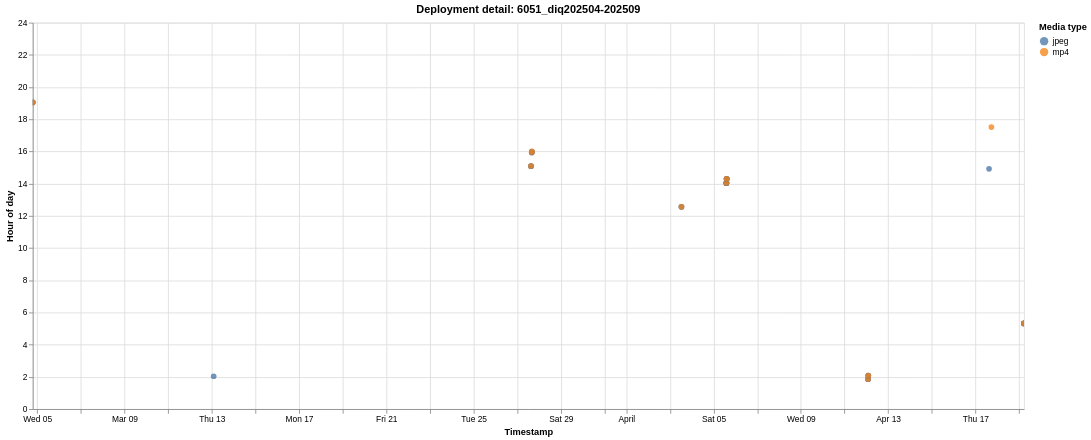

Write the Vega-Lite specification saved for this chart.
### Vega-Lite specification from a JSON file in a GitHub repository (floating-point values rounded to 4 significant figures)
{"$schema": "https://vega.github.io/schema/vega-lite/v6.1.0.json", "config": {"view": {"continuousHeight": 300, "continuousWidth": 300}}, "data": {"name": "data-df70888153808ba8254d4bfa52787469"}, "datasets": {"data-df70888153808ba8254d4bfa52787469": [{"deployment": "6051_diq202504-202509", "deployment_order": 34, "event_index": 0, "hour_of_day": 19.04, "media_type": "jpeg", "timestamp": "2025-03-04T19:02:39"}, {"deployment": "6051_diq202504-202509", "deployment_order": 34, "event_index": 1, "hour_of_day": 19.04, "media_type": "jpeg", "timestamp": "2025-03-04T19:02:40"}, {"deployment": "6051_diq202504-202509", "deployment_order": 34, "event_index": 2, "hour_of_day": 19.05, "media_type": "mp4", "timestamp": "2025-03-04T19:02:58"}, {"deployment": "6051_diq202504-202509", "deployment_order": 34, "event_index": 3, "hour_of_day": 2.04, "media_type": "jpeg", "timestamp": "2025-03-13T02:02:24"}, {"deployment": "6051_diq202504-202509", "deployment_order": 34, "event_index": 4, "hour_of_day": 15.09, "media_type": "jpeg", "timestamp": "2025-03-27T15:05:12"}, {"deployment": "6051_diq202504-202509", "deployment_order": 34, "event_index": 5, "hour_of_day": 15.09, "media_type": "jpeg", "timestamp": "2025-03-27T15:05:13"}, {"deployment": "6051_diq202504-202509", "deployment_order": 34, "event_index": 6, "hour_of_day": 15.09, "media_type": "mp4", "timestamp": "2025-03-27T15:05:32"}, {"deployment": "6051_diq202504-202509", "deployment_order": 34, "event_index": 7, "hour_of_day": 15.94, "media_type": "jpeg", "timestamp": "2025-03-27T15:56:23"}, {"deployment": "6051_diq202504-202509", "deployment_order": 34, "event_index": 8, "hour_of_day": 15.94, "media_type": "jpeg", "timestamp": "2025-03-27T15:56:24"}, {"deployment": "6051_diq202504-202509", "deployment_order": 34, "event_index": 9, "hour_of_day": 15.95, "media_type": "mp4", "timestamp": "2025-03-27T15:56:44"}, {"deployment": "6051_diq202504-202509", "deployment_order": 34, "event_index": 10, "hour_of_day": 16.0, "media_type": "jpeg", "timestamp": "2025-03-27T15:59:56"}, {"deployment": "6051_diq202504-202509", "deployment_order": 34, "event_index": 11, "hour_of_day": 16.0, "media_type": "mp4", "timestamp": "2025-03-27T16:00:16"}, {"deployment": "6051_diq202504-202509", "deployment_order": 34, "event_index": 12, "hour_of_day": 12.56, "media_type": "jpeg", "timestamp": "2025-04-03T12:33:39"}, {"deployment": "6051_diq202504-202509", "deployment_order": 34, "event_index": 13, "hour_of_day": 12.56, "media_type": "jpeg", "timestamp": "2025-04-03T12:33:40"}, {"deployment": "6051_diq202504-202509", "deployment_order": 34, "event_index": 14, "hour_of_day": 12.57, "media_type": "mp4", "timestamp": "2025-04-03T12:33:58"}, {"deployment": "6051_diq202504-202509", "deployment_order": 34, "event_index": 15, "hour_of_day": 14.03, "media_type": "jpeg", "timestamp": "2025-04-05T14:02:04"}, {"deployment": "6051_diq202504-202509", "deployment_order": 34, "event_index": 16, "hour_of_day": 14.03, "media_type": "jpeg", "timestamp": "2025-04-05T14:02:05"}, {"deployment": "6051_diq202504-202509", "deployment_order": 34, "event_index": 17, "hour_of_day": 14.04, "media_type": "mp4", "timestamp": "2025-04-05T14:02:24"}, {"deployment": "6051_diq202504-202509", "deployment_order": 34, "event_index": 18, "hour_of_day": 14.04, "media_type": "jpeg", "timestamp": "2025-04-05T14:02:40"}, {"deployment": "6051_diq202504-202509", "deployment_order": 34, "event_index": 19, "hour_of_day": 14.04, "media_type": "jpeg", "timestamp": "2025-04-05T14:02:41"}, {"deployment": "6051_diq202504-202509", "deployment_order": 34, "event_index": 20, "hour_of_day": 14.05, "media_type": "mp4", "timestamp": "2025-04-05T14:03:00"}, {"deployment": "6051_diq202504-202509", "deployment_order": 34, "event_index": 21, "hour_of_day": 14.28, "media_type": "jpeg", "timestamp": "2025-04-05T14:17:01"}, {"deployment": "6051_diq202504-202509", "deployment_order": 34, "event_index": 22, "hour_of_day": 14.28, "media_type": "jpeg", "timestamp": "2025-04-05T14:17:02"}, {"deployment": "6051_diq202504-202509", "deployment_order": 34, "event_index": 23, "hour_of_day": 14.29, "media_type": "mp4", "timestamp": "2025-04-05T14:17:20"}, {"deployment": "6051_diq202504-202509", "deployment_order": 34, "event_index": 24, "hour_of_day": 14.3, "media_type": "jpeg", "timestamp": "2025-04-05T14:18:08"}, {"deployment": "6051_diq202504-202509", "deployment_order": 34, "event_index": 25, "hour_of_day": 14.3, "media_type": "jpeg", "timestamp": "2025-04-05T14:18:09"}, {"deployment": "6051_diq202504-202509", "deployment_order": 34, "event_index": 26, "hour_of_day": 14.31, "media_type": "mp4", "timestamp": "2025-04-05T14:18:28"}, {"deployment": "6051_diq202504-202509", "deployment_order": 34, "event_index": 27, "hour_of_day": 1.858, "media_type": "jpeg", "timestamp": "2025-04-12T01:51:28"}, {"deployment": "6051_diq202504-202509", "deployment_order": 34, "event_index": 28, "hour_of_day": 1.858, "media_type": "jpeg", "timestamp": "2025-04-12T01:51:29"}, {"deployment": "6051_diq202504-202509", "deployment_order": 34, "event_index": 29, "hour_of_day": 1.863, "media_type": "mp4", "timestamp": "2025-04-12T01:51:48"}, {"deployment": "6051_diq202504-202509", "deployment_order": 34, "event_index": 30, "hour_of_day": 2.081, "media_type": "jpeg", "timestamp": "2025-04-12T02:04:52"}, {"deployment": "6051_diq202504-202509", "deployment_order": 34, "event_index": 31, "hour_of_day": 2.081, "media_type": "jpeg", "timestamp": "2025-04-12T02:04:53"}, {"deployment": "6051_diq202504-202509", "deployment_order": 34, "event_index": 32, "hour_of_day": 2.087, "media_type": "mp4", "timestamp": "2025-04-12T02:05:12"}, {"deployment": "6051_diq202504-202509", "deployment_order": 34, "event_index": 33, "hour_of_day": 14.92, "media_type": "jpeg", "timestamp": "2025-04-17T14:55:12"}, {"deployment": "6051_diq202504-202509", "deployment_order": 34, "event_index": 34, "hour_of_day": 17.52, "media_type": "mp4", "timestamp": "2025-04-17T17:30:58"}, {"deployment": "6051_diq202504-202509", "deployment_order": 34, "event_index": 35, "hour_of_day": 5.315, "media_type": "jpeg", "timestamp": "2025-04-19T05:18:54"}, {"deployment": "6051_diq202504-202509", "deployment_order": 34, "event_index": 36, "hour_of_day": 5.315, "media_type": "jpeg", "timestamp": "2025-04-19T05:18:55"}, {"deployment": "6051_diq202504-202509", "deployment_order": 34, "event_index": 37, "hour_of_day": 5.321, "media_type": "mp4", "timestamp": "2025-04-19T05:19:14"}, {"deployment": "6051_diq202504-202509", "deployment_order": 34, "event_index": 38, "hour_of_day": 5.327, "media_type": "jpeg", "timestamp": "2025-04-19T05:19:36"}, {"deployment": "6051_diq202504-202509", "deployment_order": 34, "event_index": 39, "hour_of_day": 5.327, "media_type": "jpeg", "timestamp": "2025-04-19T05:19:37"}, {"deployment": "6051_diq202504-202509", "deployment_order": 34, "event_index": 40, "hour_of_day": 5.332, "media_type": "mp4", "timestamp": "2025-04-19T05:19:56"}]}, "encoding": {"color": {"field": "media_type", "scale": {"scheme": "tableau10"}, "title": "Media type", "type": "nominal"}, "shape": {"field": "media_type", "title": "Media type", "type": "nominal"}, "tooltip": [{"field": "deployment", "title": "Deployment", "type": "nominal"}, {"field": "timestamp", "format": "%Y-%m-%d %H:%M:%S", "title": "Timestamp", "type": "temporal"}, {"field": "hour_of_day", "format": ".2f", "title": "Hour of day", "type": "quantitative"}, {"field": "media_type", "title": "Media type", "type": "nominal"}], "x": {"field": "timestamp", "title": "Timestamp", "type": "temporal"}, "y": {"field": "hour_of_day", "scale": {"domain": [0, 24]}, "title": "Hour of day", "type": "quantitative"}}, "height": 460, "mark": {"opacity": 0.78, "size": 46, "type": "circle"}, "params": [{"bind": "scales", "name": "param_1e9efca18e7a2868", "select": {"encodings": ["x", "y"], "type": "interval"}}], "title": "Deployment detail: 6051_diq202504-202509", "width": 1180}
